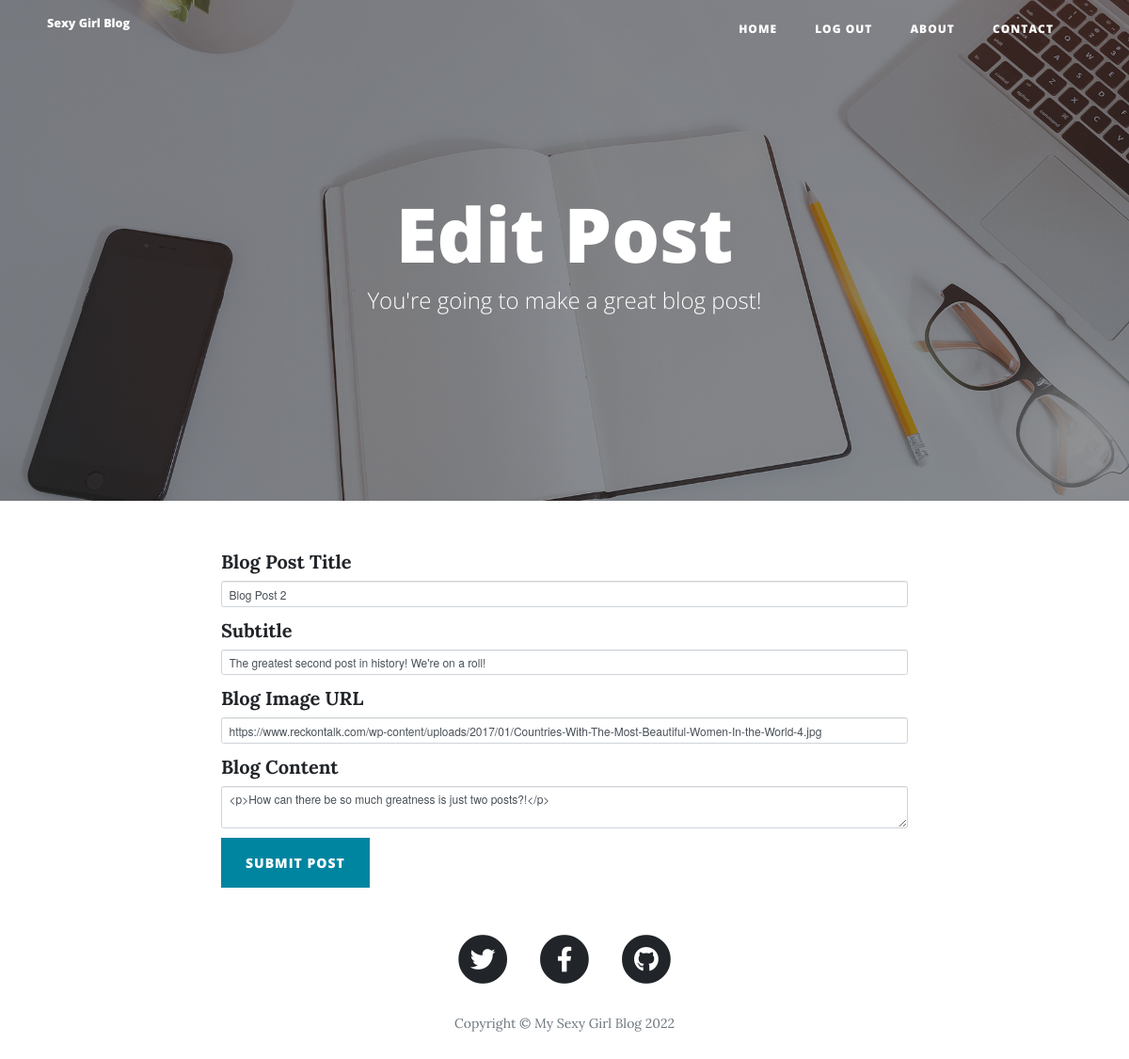
Page /edit-post/2 (signed in) on the committed database.
### main.py (models this page shows)
class BlogPost(db.Model):
    __tablename__ = "blog_posts"
    id = db.Column(db.Integer, primary_key=True)
    author = db.Column(db.String(250), nullable=False)
    title = db.Column(db.String(250), unique=True, nullable=False)
    subtitle = db.Column(db.String(250), nullable=False)
    date = db.Column(db.String(250), nullable=False)
    body = db.Column(db.Text, nullable=False)
    img_url = db.Column(db.String(250), nullable=False)
    author_id = db.Column(db.Integer, ForeignKey("users.id"))
    author_user = relationship("User", back_populates="posts")
    post_comments = relationship("Comment", back_populates="comment_post")

### main.py (the view, shortened to what this page needs)
@app.route("/edit-post/<int:post_id>", methods=["GET", "POST"])
@admin_required
def edit_post(post_id):
    post = BlogPost.query.get(post_id)
    edit_form = CreatePostForm(
        title=post.title,
        subtitle=post.subtitle,
        img_url=post.img_url,
        body=post.body)
    return render_template("make-post.html", form=edit_form, is_edit=True)

### forms.py
class CreatePostForm(FlaskForm):
    title = StringField("Blog Post Title", validators=[DataRequired()])
    subtitle = StringField("Subtitle", validators=[DataRequired()])
    img_url = StringField("Blog Image URL", validators=[DataRequired(), URL()])
    body = CKEditorField("Blog Content", validators=[DataRequired()])
    submit = SubmitField("Submit Post")

### main.py (called while the page is built)
def admin_required(f):
    @wraps(f)
    def decorated_function(*args, **kwargs):
        if not current_user.is_authenticated or current_user.id != 1:
            return redirect(url_for('login'))
        return f(*args, **kwargs)
    return decorated_function

@login_manager.user_loader
def load_user(user_id):
    return User.query.get(user_id)

### templates/make-post.html (shortened to what this page needs)
{% extends 'bootstrap/base.html' %}
{% import "bootstrap/wtf.html" as wtf %}
{% block content %}
{% include "header.html" %}
  <header class="masthead" style="background-image: url('{{ url_for('static', filename='img/edit-bg.jpg')}}')">
    <div class="overlay"></div>
    <div class="container">
      <div class="row">
        <div class="col-lg-8 col-md-10 mx-auto">
          <div class="page-heading">
            {% if is_edit: %}
            <h1>Edit Post</h1>
            {% else: %}
            <h1>New Post</h1>
            {% endif %}
            <span class="subheading">You're going to make a great blog post!</span>
          </div>
        </div>
      </div>
    </div>
  </header>
  <div class="container">
    <div class="row">
      <div class="col-lg-8 col-md-10 mx-auto">
        {{ wtf.quick_form(form, novalidate=True, button_map={"submit": "primary"}) }}
      </div>
    </div>
  </div>
{% include "footer.html" %}
{% endblock %}

### templates/header.html (shortened to what this page needs)
<!DOCTYPE html>
<html lang="en">
<head>
  <link href="{{ url_for('static', filename='vendor/bootstrap/css/bootstrap.min.css') }}" rel="stylesheet">
  <link href="{{ url_for('static', filename='vendor/fontawesome-free/css/all.min.css')}}" rel="stylesheet" type="text/css">
  <link href="{{ url_for('static', filename='css/clean-blog.min.css')}}" rel="stylesheet">
</head>
<body>
  <nav class="navbar navbar-expand-lg navbar-light fixed-top" id="mainNav">
    <div class="container">
      <a class="navbar-brand" href="{{url_for('get_all_posts')}}">Sexy Girl Blog</a>
      <div class="collapse navbar-collapse" id="navbarResponsive">
        <ul class="navbar-nav ml-auto">
          <li class="nav-item">
            <a class="nav-link" href="{{ url_for('get_all_posts') }}">Home</a>
          </li>
          {% if current_user.is_authenticated %}
          <li class="nav-item">
            <a class="nav-link" href="{{ url_for('logout') }}">Log Out</a>
          </li>
          {% endif %}
          <li class="nav-item">
            <a class="nav-link" href="{{ url_for('about') }}">About</a>
          </li>
          <li class="nav-item">
            <a class="nav-link" href="{{ url_for('contact') }}">Contact</a>
          </li>
        </ul>
      </div>
    </div>
  </nav>

### templates/footer.html (shortened to what this page needs)
  <footer>
    <div class="container">
      <div class="row">
        <div class="col-lg-8 col-md-10 mx-auto">
          <ul class="list-inline text-center">
            <li class="list-inline-item">
              <a href="#">
                <span class="fa-stack fa-lg">
                  <i class="fas fa-circle fa-stack-2x"></i>
                  <i class="fab fa-twitter fa-stack-1x fa-inverse"></i>
                </span>
              </a>
            </li>
            <li class="list-inline-item">
              <a href="#">
                <span class="fa-stack fa-lg">
                  <i class="fas fa-circle fa-stack-2x"></i>
                  <i class="fab fa-facebook-f fa-stack-1x fa-inverse"></i>
                </span>
              </a>
            </li>
            <li class="list-inline-item">
              <a href="#">
                <span class="fa-stack fa-lg">
                  <i class="fas fa-circle fa-stack-2x"></i>
                  <i class="fab fa-github fa-stack-1x fa-inverse"></i>
                </span>
              </a>
            </li>
          </ul>
          <p class="copyright text-muted">Copyright &copy; My Sexy Girl Blog 2022</p>
        </div>
      </div>
    </div>
  </footer>
</body>
</html>

### rows in the picture
BlogPost: title "Blog Post 2", subtitle "The greatest second post in history! We're on a roll!", img_url "https://www.reckontalk.com/wp-content/uploads/2017/01/Countries-With-The-Most-Beautiful-Women-In-the-World-4.jpg", body "<p>How can there be so much greatness is just two posts?!</p>"
